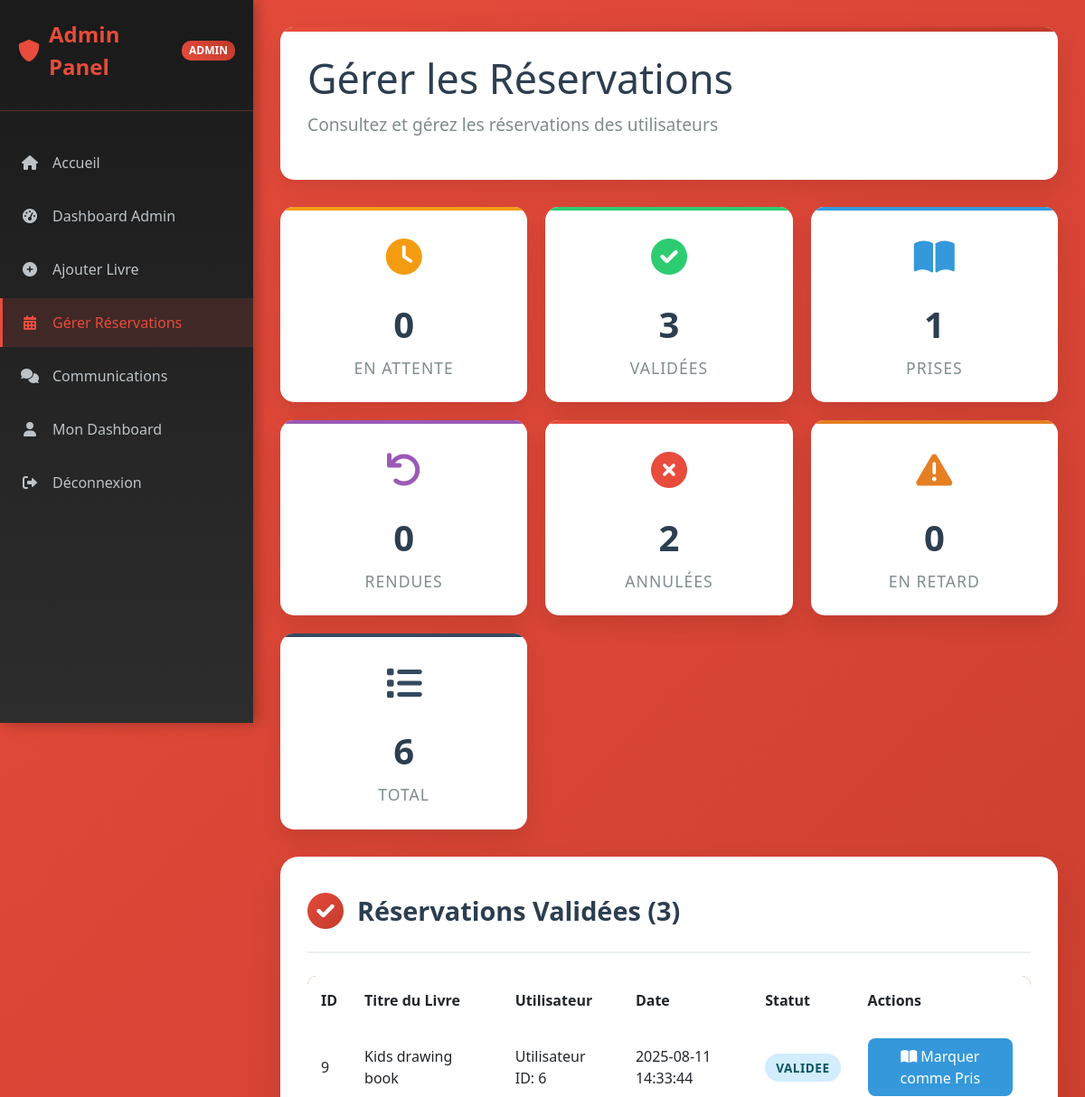
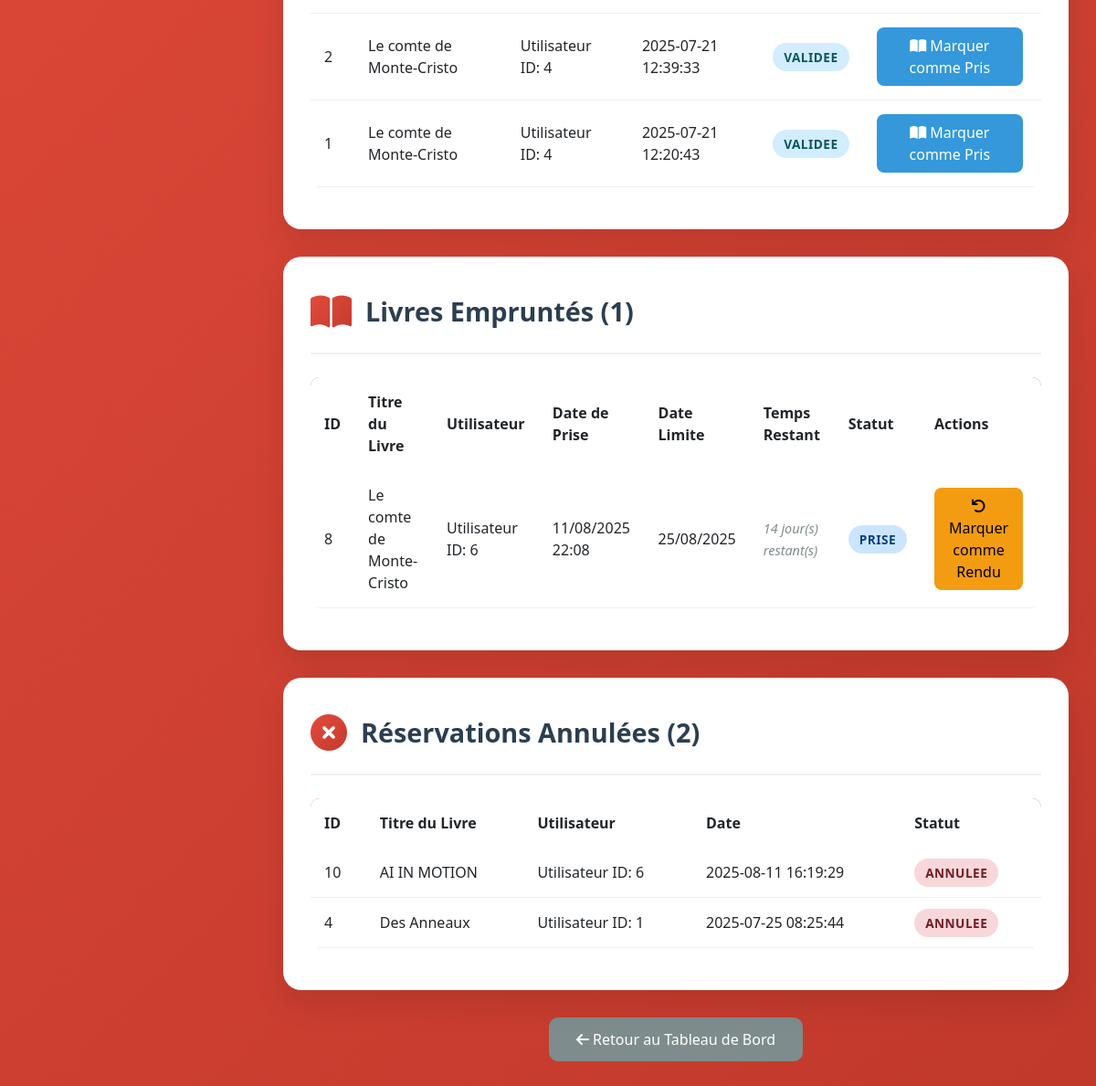
The page /manage_reservations.php (signed in) on the database its author committed (2 pictures, top to bottom).
### tables this page shows
CREATE TABLE `reservations` (
  `id` int(11) NOT NULL,
  `user_id` int(11) DEFAULT NULL,
  `livre_id` int(11) DEFAULT NULL,
  `date_reservation` datetime DEFAULT NULL,
  `statut` enum('en attente','validee','annulee','prise','rendu') DEFAULT 'en attente',
  `is_viewed` tinyint(1) NOT NULL DEFAULT '0',
  `date_prise` datetime DEFAULT NULL,
  `date_limite_retour` datetime DEFAULT NULL,
  `date_retour` datetime DEFAULT NULL
);

CREATE TABLE `livres` (
  `id` int(11) NOT NULL,
  `titre` varchar(200) NOT NULL,
  `auteur` varchar(100) NOT NULL,
  `annee` int(11) DEFAULT NULL,
  `categorie` varchar(50) DEFAULT NULL,
  `nb_exemplaires` int(11) NOT NULL,
  `photo` varchar(255) DEFAULT NULL
);

### db.php (called while the page is built, shortened)
<?php
class Database {
    public static $instance = null;
    public function __construct() {
        $host = 'localhost';
        $db = 'library';
        $username = 'root';
        $password = '';
        try {
            $this->conn = new PDO("mysql:host=$host;dbname=$db;charset=utf8", $username, $password);
        } catch (PDOException $e) {
            die("Erreur de connexion : " . $e->getMessage());
        }
    }
    public static function connect() {
        if (self::$instance === null) {
            self::$instance = new Database();
        }
        return self::$instance->conn;
    }
}
?>

### reservations.php (called while the page is built, shortened)
<?php
require_once "db.php";
class Reservations {
    private $conn;
    public function __construct() {
        $this->conn = Database::connect();
    }
    public function getAllReservations() {
        $stmt = $this->conn->prepare("SELECT * FROM reservations ORDER BY date_reservation DESC");
        $stmt->execute();
        return $stmt->fetchAll(PDO::FETCH_ASSOC);
    }
    public function getOverdueBooks() {
        $stmt = $this->conn->prepare("
            SELECT r.*, u.nom, u.email, l.titre
            FROM reservations r
            JOIN users u ON r.user_id = u.id
            JOIN livres l ON r.livre_id = l.id
            WHERE r.statut = 'prise'
            AND r.date_limite_retour < NOW()
            ORDER BY r.date_limite_retour ASC
        ");
        $stmt->execute();
        return $stmt->fetchAll(PDO::FETCH_ASSOC);
    }
    public function getReservationStats() {
        $stmt = $this->conn->prepare("
            SELECT
                statut,
                COUNT(*) as count
            FROM reservations
            GROUP BY statut
        ");
        $stmt->execute();
        $results = $stmt->fetchAll(PDO::FETCH_ASSOC);
        $stats = [
            'en_attente' => 0,
            'validee' => 0,
            'prise' => 0,
            'rendu' => 0,
            'annulee' => 0,
            'total' => 0
        ];
        foreach ($results as $result) {
            $status = str_replace(' ', '_', $result['statut']);
            if (isset($stats[$status])) {
                $stats[$status] = $result['count'];
            }
            $stats['total'] += $result['count'];
        }
        return $stats;
    }
    public function getDaysUntilDue($dateLimiteRetour) {
        $now = new DateTime();
        $dueDate = new DateTime($dateLimiteRetour);
        $interval = $now->diff($dueDate);
        return $interval->days;
    }
}
?>

### livres.php (called while the page is built, shortened)
<?php
require_once "db.php";
class Livres {
    private $conn;
    public function __construct() {
        $this->conn = Database::connect();
    }
    public function getLivreById($id) {
        $stmt = $this->conn->prepare("SELECT * FROM livres WHERE id = :id");
        $stmt->bindParam(':id', $id);
        $stmt->execute();
        return $stmt->fetch(PDO::FETCH_ASSOC);
    }
}
?>

### manage_reservations.php (the view, shortened to what this page needs)
<?php
require_once "reservations.php";
require_once "livres.php";
$reservationsModel = new Reservations();
$livresModel = new Livres();
$reservations = $reservationsModel->getAllReservations();
$reservationStats = $reservationsModel->getReservationStats();
$reservationsByStatus = [
    'en_attente' => [],
    'validee' => [],
    'prise' => [],
    'rendu' => [],
    'annulee' => []
];
foreach ($reservations as $reservation) {
    $status = str_replace(' ', '_', $reservation['statut']);
    if (isset($reservationsByStatus[$status])) {
        $reservationsByStatus[$status][] = $reservation;
    }
}
$overdueBooks = $reservationsModel->getOverdueBooks();
?>
<!DOCTYPE html>
<html lang="fr">
<head>
    <link href="https://cdn.jsdelivr.net/npm/bootstrap@5.3.0/dist/css/bootstrap.min.css" rel="stylesheet">
    <link href="https://cdnjs.cloudflare.com/ajax/libs/font-awesome/6.0.0/css/all.min.css" rel="stylesheet">
</head>
<body>
    <div class="sidebar" id="sidebar">
        <div class="sidebar-header">
            <a href="index.php" class="sidebar-logo">
                <i class="fas fa-shield-alt"></i>
                Admin Panel
                <span class="admin-badge">ADMIN</span>
            </a>
        </div>
        <ul class="sidebar-nav">
            <li><a href="index.php"><i class="fas fa-home"></i>Accueil</a></li>
            <li><a href="admin.php"><i class="fas fa-tachometer-alt"></i>Dashboard Admin</a></li>
            <li><a href="create_livre.php"><i class="fas fa-plus-circle"></i>Ajouter Livre</a></li>
            <li><a href="manage_reservations.php" class="active"><i class="fas fa-calendar-alt"></i>Gérer Réservations</a></li>
            <li><a href="admin_message.php"><i class="fas fa-comments"></i>Communications</a></li>
            <li><a href="dashboard.php"><i class="fas fa-user"></i>Mon Dashboard</a></li>
            <li><a href="#" onclick="logout()"><i class="fas fa-sign-out-alt"></i>Déconnexion</a></li>
        </ul>
    </div>
    <div class="main-content">
        <div class="admin-header">
            <h1 class="admin-title">Gérer les Réservations</h1>
            <p class="admin-subtitle">Consultez et gérez les réservations des utilisateurs</p>
        </div>
        <div class="stats-row">
            <div class="stat-card pending">
                <div class="stat-icon">
                    <i class="fas fa-clock"></i>
                </div>
                <div class="stat-number"><?php echo $reservationStats['en_attente']; ?></div>
                <div class="stat-label">En Attente</div>
            </div>
            <div class="stat-card validated">
                <div class="stat-icon">
                    <i class="fas fa-check-circle"></i>
                </div>
                <div class="stat-number"><?php echo $reservationStats['validee']; ?></div>
                <div class="stat-label">Validées</div>
            </div>
            <div class="stat-card taken">
                <div class="stat-icon">
                    <i class="fas fa-book-open"></i>
                </div>
                <div class="stat-number"><?php echo $reservationStats['prise']; ?></div>
                <div class="stat-label">Prises</div>
            </div>
            <div class="stat-card returned">
                <div class="stat-icon">
                    <i class="fas fa-undo"></i>
                </div>
                <div class="stat-number"><?php echo $reservationStats['rendu']; ?></div>
                <div class="stat-label">Rendues</div>
            </div>
            <div class="stat-card cancelled">
                <div class="stat-icon">
                    <i class="fas fa-times-circle"></i>
                </div>
                <div class="stat-number"><?php echo $reservationStats['annulee']; ?></div>
                <div class="stat-label">Annulées</div>
            </div>
            <div class="stat-card overdue">
                <div class="stat-icon">
                    <i class="fas fa-exclamation-triangle"></i>
                </div>
                <div class="stat-number"><?php echo count($overdueBooks); ?></div>
                <div class="stat-label">En Retard</div>
            </div>
            <div class="stat-card total">
                <div class="stat-icon">
                    <i class="fas fa-list"></i>
                </div>
                <div class="stat-number"><?php echo $reservationStats['total']; ?></div>
                <div class="stat-label">Total</div>
            </div>
        </div>
        <?php if (!empty($reservationsByStatus['validee'])): ?>
        <div class="table-card">
            <div class="table-header">
                <div class="table-icon">
                    <i class="fas fa-check-circle"></i>
                </div>
                <div class="table-title">Réservations Validées (<?php echo count($reservationsByStatus['validee']); ?>)</div>
            </div>
            <div class="table-responsive">
                <table class="table">
                    <thead>
                        <tr>
                            <th>ID</th>
                            <th>Titre du Livre</th>
                            <th>Utilisateur</th>
                            <th>Date</th>
                            <th>Statut</th>
                            <th>Actions</th>
                        </tr>
                    </thead>
                    <tbody>
                        <?php foreach ($reservationsByStatus['validee'] as $reservation): ?>
                            <?php
                            $livre = $reservation['livre_id'] ? $livresModel->getLivreById($reservation['livre_id']) : null;
                            $userId = $reservation['user_id'];
                            ?>
                            <tr>
                                <td><?php echo htmlspecialchars($reservation['id']); ?></td>
                                <td><?php echo htmlspecialchars($livre ? $livre['titre'] : 'Inconnu'); ?></td>
                                <td><?php echo htmlspecialchars($userId ? "Utilisateur ID: $userId" : 'Inconnu'); ?></td>
                                <td><?php echo htmlspecialchars($reservation['date_reservation'] ?? 'Non définie'); ?></td>
                                <td><span class="status-badge status-validated"><?php echo htmlspecialchars($reservation['statut']); ?></span></td>
                                <td>
                                    <button class="btn btn-primary" onclick="markAsTaken(<?php echo $reservation['id']; ?>)">
                                        <i class="fas fa-book-open"></i> Marquer comme Pris
                                    </button>
                                </td>
                            </tr>
                        <?php endforeach; ?>
                    </tbody>
                </table>
            </div>
        </div>
        <?php endif; ?>
        <?php if (!empty($reservationsByStatus['prise'])): ?>
        <div class="table-card">
            <div class="table-header">
                <div class="table-icon">
                    <i class="fas fa-book-open"></i>
                </div>
                <div class="table-title">Livres Empruntés (<?php echo count($reservationsByStatus['prise']); ?>)</div>
            </div>
            <div class="table-responsive">
                <table class="table">
                    <thead>
                        <tr>
                            <th>ID</th>
                            <th>Titre du Livre</th>
                            <th>Utilisateur</th>
                            <th>Date de Prise</th>
                            <th>Date Limite</th>
                            <th>Temps Restant</th>
                            <th>Statut</th>
                            <th>Actions</th>
                        </tr>
                    </thead>
                    <tbody>
                        <?php foreach ($reservationsByStatus['prise'] as $reservation): ?>
                            <?php
                            $livre = $reservation['livre_id'] ? $livresModel->getLivreById($reservation['livre_id']) : null;
                            $userId = $reservation['user_id'];
                            $daysLeft = $reservationsModel->getDaysUntilDue($reservation['date_limite_retour']);
                            $isOverdue = $daysLeft < 0;
                            ?>
                            <tr class="<?php echo $isOverdue ? 'table-danger' : ''; ?>">
                                <td><?php echo htmlspecialchars($reservation['id']); ?></td>
                                <td><?php echo htmlspecialchars($livre ? $livre['titre'] : 'Inconnu'); ?></td>
                                <td><?php echo htmlspecialchars($userId ? "Utilisateur ID: $userId" : 'Inconnu'); ?></td>
                                <td><?php echo htmlspecialchars($reservation['date_prise'] ? date('d/m/Y H:i', strtotime($reservation['date_prise'])) : 'Non définie'); ?></td>
                                <td><?php echo htmlspecialchars($reservation['date_limite_retour'] ? date('d/m/Y', strtotime($reservation['date_limite_retour'])) : 'Non définie'); ?></td>
                                <td>
                                    <?php if ($isOverdue): ?>
                                        <span class="overdue-badge">
                                            <i class="fas fa-exclamation-triangle"></i>
                                            <?php echo abs($daysLeft); ?> jour(s) de retard
                                        </span>
                                    <?php else: ?>
                                        <span class="days-left"><?php echo $daysLeft; ?> jour(s) restant(s)</span>
                                    <?php endif; ?>
                                </td>
                                <td>
                                    <span class="status-badge status-taken">
                                        <?php echo htmlspecialchars($reservation['statut']); ?>
                                    </span>
                                </td>
                                <td>
                                    <button class="btn btn-warning" onclick="markAsReturned(<?php echo $reservation['id']; ?>)">
                                        <i class="fas fa-undo"></i> Marquer comme Rendu
                                    </button>
                                </td>
                            </tr>
                        <?php endforeach; ?>
                    </tbody>
                </table>
            </div>
        </div>
        <?php endif; ?>
        <?php if (!empty($reservationsByStatus['annulee'])): ?>
        <div class="table-card">
            <div class="table-header">
                <div class="table-icon">
                    <i class="fas fa-times-circle"></i>
                </div>
                <div class="table-title">Réservations Annulées (<?php echo count($reservationsByStatus['annulee']); ?>)</div>
            </div>
            <div class="table-responsive">
                <table class="table">
                    <thead>
                        <tr>
                            <th>ID</th>
                            <th>Titre du Livre</th>
                            <th>Utilisateur</th>
                            <th>Date</th>
                            <th>Statut</th>
                        </tr>
                    </thead>
                    <tbody>
                        <?php foreach ($reservationsByStatus['annulee'] as $reservation): ?>
                            <?php
                            $livre = $reservation['livre_id'] ? $livresModel->getLivreById($reservation['livre_id']) : null;
                            $userId = $reservation['user_id'];
                            ?>
                            <tr>
                                <td><?php echo htmlspecialchars($reservation['id']); ?></td>
                                <td><?php echo htmlspecialchars($livre ? $livre['titre'] : 'Inconnu'); ?></td>
                                <td><?php echo htmlspecialchars($userId ? "Utilisateur ID: $userId" : 'Inconnu'); ?></td>
                                <td><?php echo htmlspecialchars($reservation['date_reservation'] ?? 'Non définie'); ?></td>
                                <td><span class="status-badge status-cancelled"><?php echo htmlspecialchars($reservation['statut']); ?></span></td>
                            </tr>
                        <?php endforeach; ?>
                    </tbody>
                </table>
            </div>
        </div>
        <?php endif; ?>
        <div class="d-flex justify-content-center mt-4">
            <a href="admin.php" class="btn btn-secondary">
                <i class="fas fa-arrow-left"></i> Retour au Tableau de Bord
            </a>
        </div>
    </div>
</body>
</html>

### rows shown on the page
reservations: id "9", livre.titre "Kids drawing book", user "Utilisateur ID: 6", date_reservation "2025-08-11 14:33:44", statut "VALIDEE"
reservations: id "2", livre.titre "Le comte de Monte-Cristo", user "Utilisateur ID: 4", date_reservation "2025-07-21 12:39:33", statut "VALIDEE"
reservations: id "1", livre.titre "Le comte de Monte-Cristo", user "Utilisateur ID: 4", date_reservation "2025-07-21 12:20:43", statut "VALIDEE"
reservations: id "8", livre.titre "Le comte de Monte-Cristo", user "Utilisateur ID: 6", date_prise "11/08/2025 22:08", date_limite_retour "25/08/2025", date_limite_retour "14", statut "PRISE"
reservations: id "10", livre.titre "AI IN MOTION", user "Utilisateur ID: 6", date_reservation "2025-08-11 16:19:29", statut "ANNULEE"
reservations: id "4", livre.titre "Des Anneaux", user "Utilisateur ID: 1", date_reservation "2025-07-25 08:25:44", statut "ANNULEE"

### other values the page prints
$reservationStats['en_attente'] "0"
$reservationStats['validee'] "3"
$reservationStats['prise'] "1"
$reservationStats['rendu'] "0"
$reservationStats['annulee'] "2"
count($overdueBooks) "0"
$reservationStats['total'] "6"
count($reservationsByStatus['validee']) "3"
count($reservationsByStatus['prise']) "1"
count($reservationsByStatus['annulee']) "2"
